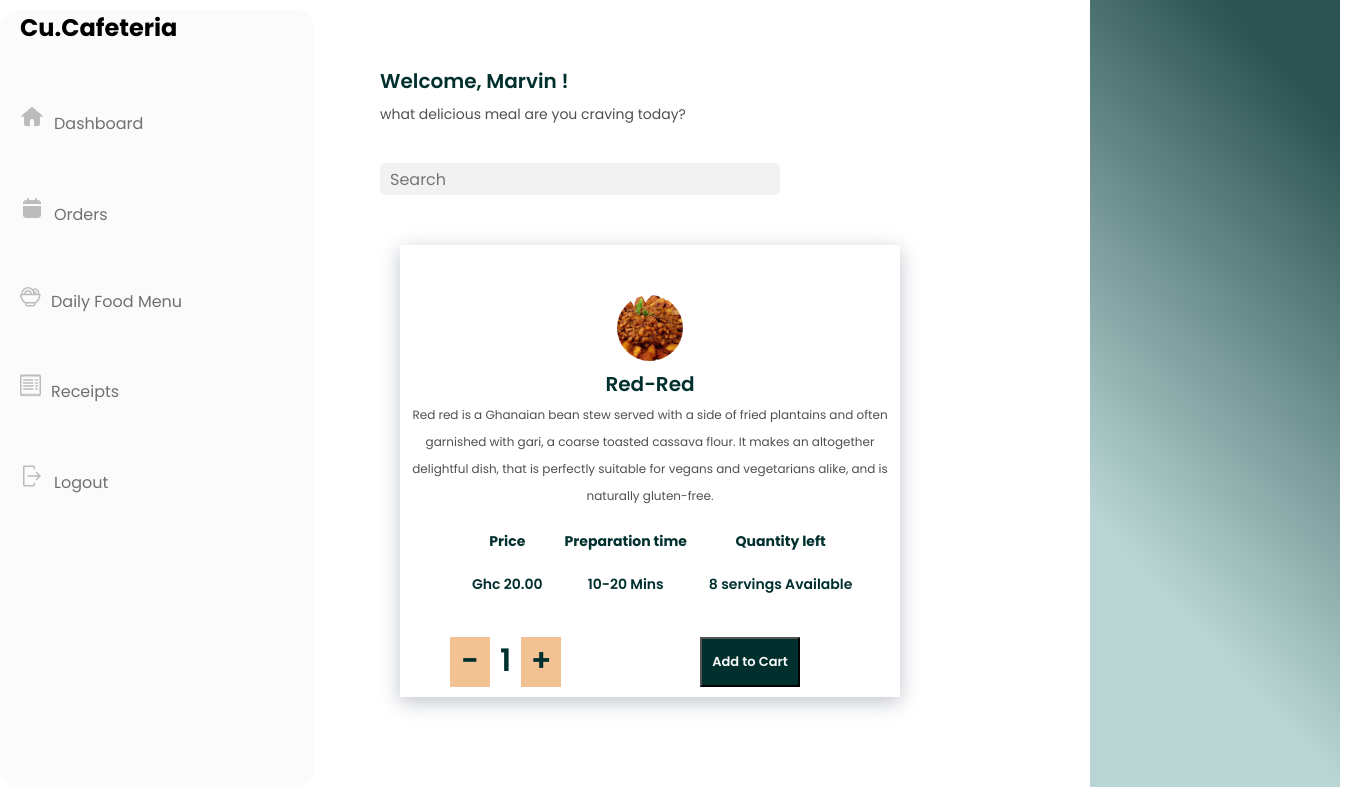
Page /Dashboard/Food/5 (signed in) on the earlier database version.
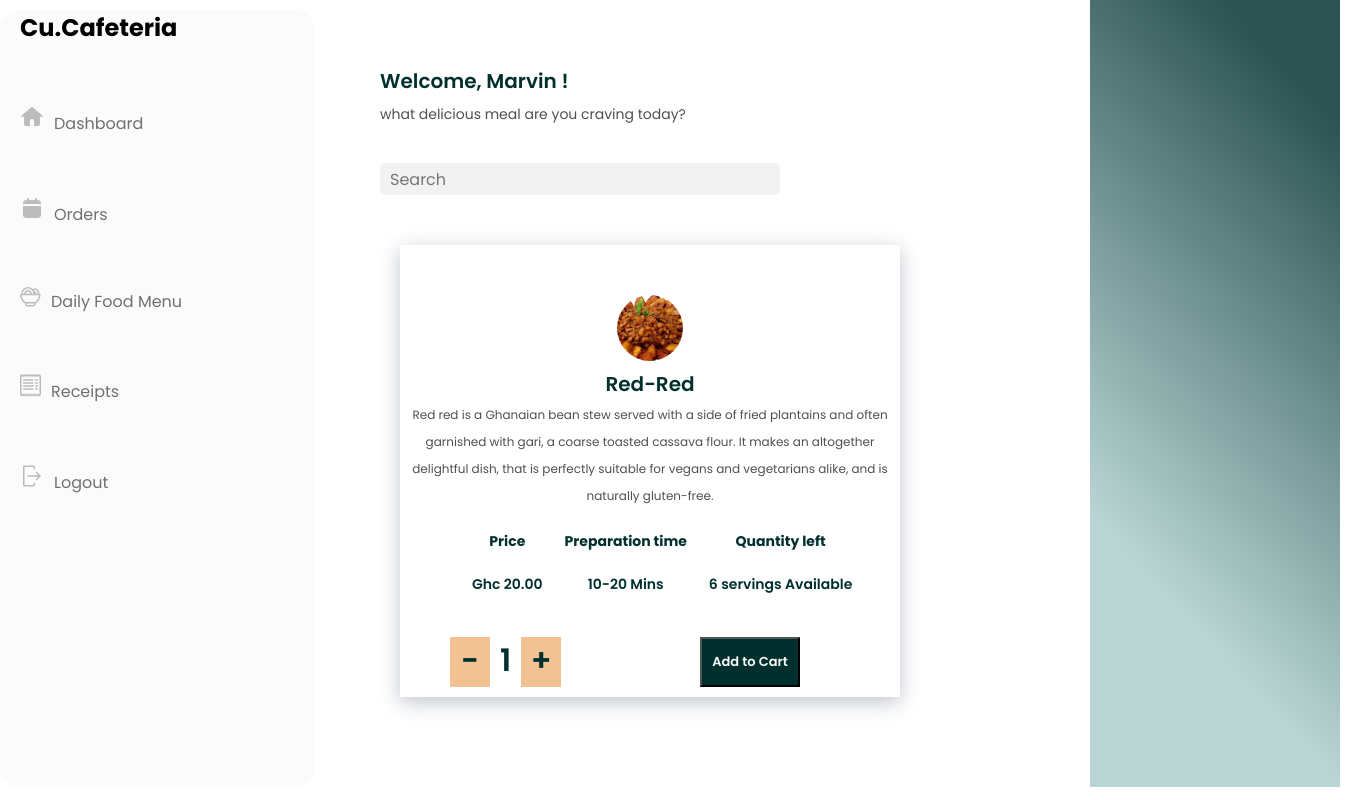
Same page on the later database version.
### Dashboard/models.py (models this page shows, shortened)
class Food_Item(models.Model):
    name = models.CharField(max_length=100)
    food_category = models.ForeignKey(Food_Category, on_delete=models.CASCADE)
    small_description = models.CharField(max_length=100)
    description = models.TextField(max_length=600, null=False, blank=False)
    quantity = models.IntegerField(null=False, blank=False)
    Price = models.DecimalField(max_digits=6, decimal_places=2)
    food_image = models.FileField(upload_to= 'images/')

### Dashboard/views.py (the view)
# urls.py: path("Food/<int:food_id>", views.food_details, name="food_details"),
def food_details(request, food_id):
    if not request.user.is_authenticated:
        return HttpResponseRedirect(reverse("login"))
    food = Food_Item.objects.get(pk=food_id)
    return render(request, "dashboard/food-details.html", {
        "food": food,
    })

### Dashboard/templates/dashboard/food-details.html (shortened to what this page needs)
{% extends 'dashboard/layout.html' %}
{% load static %}
{% block css %}
<link rel="stylesheet" href="{% static 'dashboard/food-details.css' %}">
{% endblock css %}
{% block content %}
<div class="selection-container">
    <div class="food-selection">
      <img class="food-select-img" src="{{food.food_image.url}}" alt="" />
      <h2 class="foodname">{{food.name}}</h2>
      <p class="food-details">
        {{food.description}}
      </p>
    </div>
    <div class="selection-table">
      <table>
        <thead>
          <tr>
            <th>Price</th>
            <th>Preparation time</th>
            <th>Quantity left</th>
          </tr>
        </thead>
        <tbody>
          <tr>
            <td>Ghc {{food.Price}}</td>
            <td>10-20 Mins</td>
            <td>{{food.quantity}} servings Available</td>
          </tr>
        </tbody>
      </table>
    </div>
    <div class="added-quantity">
      <div class="decrease-sign">
        <h1 class="signs">-</h1>
      </div>
      <div class="number">
        <h1 id="quantity" class="signs">1</h1>
      </div>
      <div class="increase-sign">
        <h1 class="signs">+</h1>
      </div>
    </div>
    <div class="add-to-cart">
      <button class="cart-btn">Add to Cart</button>
    </div>
</div>
</div>
</div>
<div class="food-right-container"></div>
{% endblock content %}

### Dashboard/templates/dashboard/layout.html (shortened to what this page needs)
{% load static %}
<!DOCTYPE html>
<html lang="en">
  <head>
    <link rel="stylesheet" href="{% static 'dashboard/dashboard.css' %}" />
    <link rel="stylesheet" href="//cdn.jsdelivr.net/npm/alertifyjs@1.13.1/build/css/alertify.min.css"/>
    <link rel="stylesheet" href="//cdn.jsdelivr.net/npm/alertifyjs@1.13.1/build/css/themes/default.min.css"/>
    {% block css %}
    {% endblock css %}
  </head>
  <body>
    <main>
      <div class="main-container main-container2 main-container3">
        <div class="container-sidebar">
          <div class="sidebar">
            <h2>Cu.Cafeteria</h2>
            <ul>
              <li>
                <a href="{% url 'dashboard' %}"
                  ><img
                    class="icon"
                    src="{% static 'images/majesticons_home (1).svg' %}"
                    alt=""
                  />Dashboard</a
                >
              </li>
              <li>
                <a href="{% url 'orders' %}"
                  ><img
                    class="icon"
                    src="{% static 'images/majesticons_calendar.svg' %}"
                    alt=""
                  />Orders</a
                >
              </li>
              <li>
                <a href="{% url 'dailyfoods' %}"
                  ><img class="icon" src="{% static 'images/Vector (2).svg' %}" alt="" />Daily
                  Food Menu</a
                >
              </li>
              <li>
                <a href="{% url 'receipts' %}"
                  ><img
                    class="icon"
                    src="{% static 'images/Group (1).svg' %}"
                    alt=""
                  />Receipts</a
                >
              </li>
              <li>
                <a href="{% url 'logout' %}"
                  ><img
                    class="icon"
                    src="{% static 'images/carbon_logout.svg' %}"
                    alt=""
                  />Logout</a
                >
              </li>
            </ul>
          </div>
        </div>
        <div class="middle-container">
          <div class="middle-content">
            <div class="welcome-profile">
              <h2>Welcome, {{request.user.first_name}} !</h2>
              <p class="p-sentence">
                what delicious meal are you craving today?
              </p>
              <input type="text" placeholder="Search" />
            </div>
            {% block content %}
            {% endblock content %}
      </div>
    </main>
  </body>
</html>

### Dashboard/static/dashboard/dashboard.css (style rules this page uses)
* { padding: 0; margin: 0; box-sizing: border-box; }
body { width: 100%; min-height: 100vh; font-family: "poppins", sans-serif; }
.main-container { display: grid; grid-template-columns: 315px 730px 300px; }
.container-sidebar { background: #FBFBFB; border-radius: 20px; margin-top: 10px; padding-left: 20px; position: relative; }
li { list-style: none; margin: 60px auto; }
a { text-decoration: none; font-family: 'Poppins'; font-style: normal; font-weight: 400; font-size: 16px; line-height: 24px; color: #707070; }
.icon { margin-right:10px; }
.middle-container { margin: 65px; }
.middle-content h2 { font-family: 'Poppins'; font-style: normal; font-weight: 600; font-size: 20px; line-height: 33px; color: #00302E; }
.middle-content .p-sentence { font-family: 'Poppins'; font-style: normal; font-weight: 400; font-size: 14px; line-height: 33px; color: rgba(0, 0, 0, 0.69); }
input { width: 400px; height: 32px; padding: 10px; background: rgba(188, 188, 188, 0.2); border-radius: 5px; border: none; margin-top: 32px; margin-bottom: 50px; font-family: 'Poppins'; font-style: normal; font-weight: 400; font-size: 16px; line-height: 33px; color: #827B7B; }

### Dashboard/static/dashboard/food-details.css (style rules this page uses)
.main-container3 { display: grid; grid-template-columns: 315px 700px 300px; }
.food-right-container { background: linear-gradient(227.13deg, rgba(0, 48, 46, 0.83) 11.57%, rgba(5, 107, 103, 0.2822) 74.07%); margin-left: 50px; position: relative; left: 25px; }
.selection-container { margin-left: 20px; text-align: center; width: 500px; height: auto; background: #FFFF; filter: drop-shadow(0px 5px 10px rgba(0, 14, 48, 0.25)); }
.foodname { font-family: 'Poppins'; font-style: normal; font-weight: 600; font-size: 17px; color: #00302E; }
.food-details { font-family: 'Poppins'; font-style: normal; font-weight: 400; font-size: 12px; line-height: 27px; text-align: center; color: rgba(0, 0, 0, 0.69); }
.food-selection { text-align: center; margin-bottom: 20px; }
.food-select-img { margin-top: 50px; }
.selection-table { text-align: center; margin-left: 50px; margin-bottom: 20px; font-family: 'Poppins'; font-style: normal; font-weight: 600; font-size: 14px; color: #00302E; }
td { padding: 20px; }
.added-quantity { display: flex; margin-left: 50px; margin-bottom: 25px; gap: 10px; position: relative; }
.decrease-sign { margin-bottom: 10px; width: 40px; height: 50px; background: #F3C294; cursor: pointer; }
.increase-sign { margin-bottom: 10px; width: 40px; height: 50px; background: #F3C294; cursor: pointer; }
.signs { text-align: center; position: relative; bottom: 0px; font-family: 'Poppins'; font-style: normal; font-weight: 600; font-size: 31px; text-align: center; color: #00302E; }
.add-to-cart { position: relative; }
.cart-btn { width: 100px; height: 50px; position: absolute; left: 300px; bottom: 35px; background: #00302E; font-family: 'Poppins'; font-style: normal; font-weight: 600; font-size: 13px; color: #FBFBFB; }

Differences in the rows shown:
changed Food_Item "Red-Red": quantity "8" → "6"
